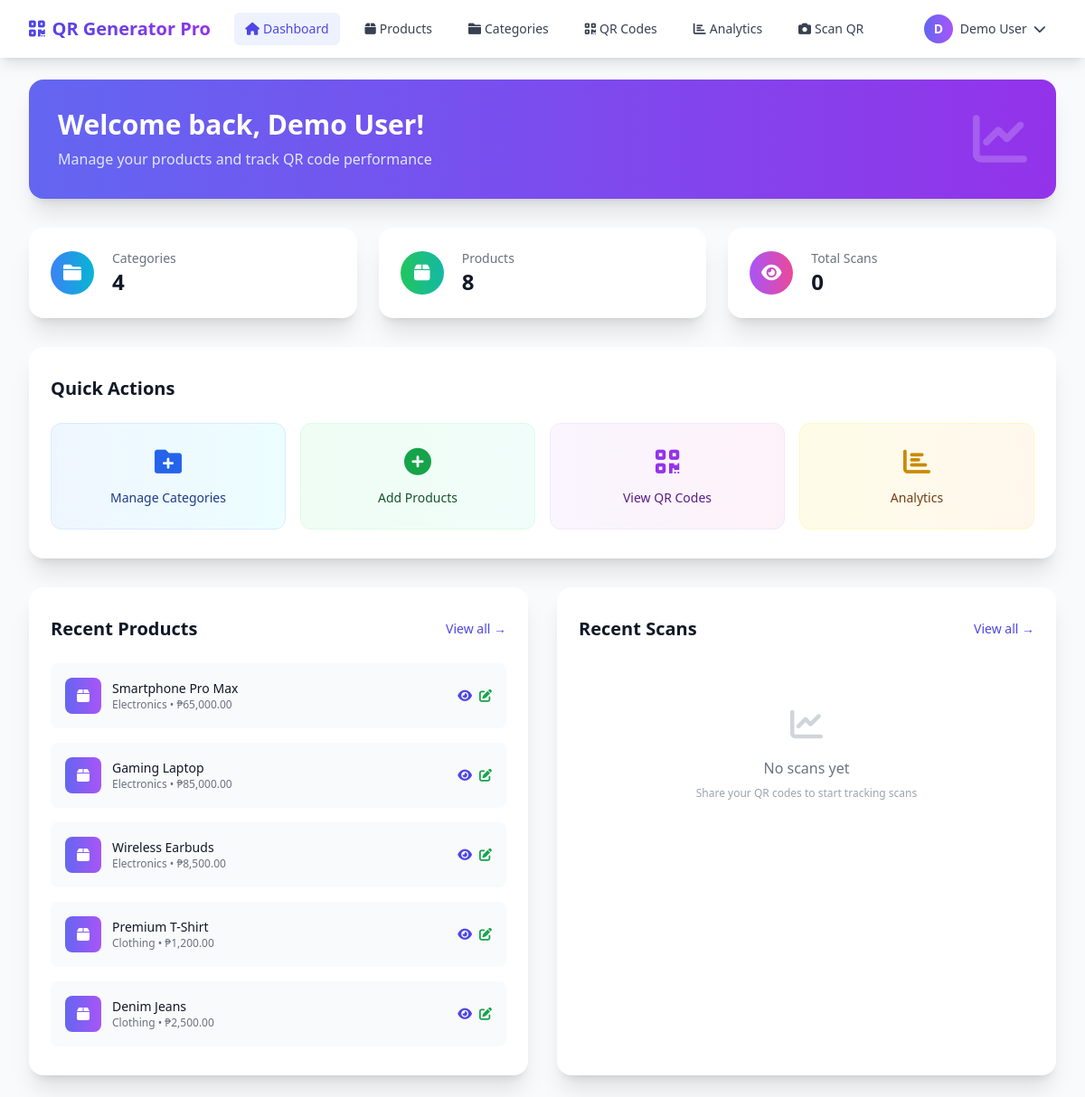
The app's page /dashboard.php (signed in) with its own data.
### tables this page shows
CREATE TABLE products (
    id INT AUTO_INCREMENT PRIMARY KEY,
    user_id INT NOT NULL,
    category_id INT NOT NULL,
    name VARCHAR(200) NOT NULL,
    price DECIMAL(10,2) NOT NULL,
    description TEXT,
    image VARCHAR(255) DEFAULT NULL,
    qr_code_path VARCHAR(255),
    is_active BOOLEAN DEFAULT TRUE,
    created_at TIMESTAMP DEFAULT CURRENT_TIMESTAMP,
    updated_at TIMESTAMP DEFAULT CURRENT_TIMESTAMP ON UPDATE CURRENT_TIMESTAMP,
    FOREIGN KEY (user_id) REFERENCES users(id) ON DELETE CASCADE,
    FOREIGN KEY (category_id) REFERENCES categories(id) ON DELETE CASCADE
);

CREATE TABLE categories (
    id INT AUTO_INCREMENT PRIMARY KEY,
    user_id INT NOT NULL,
    name VARCHAR(100) NOT NULL,
    description TEXT,
    color VARCHAR(7) DEFAULT '#3B82F6',
    created_at TIMESTAMP DEFAULT CURRENT_TIMESTAMP,
    updated_at TIMESTAMP DEFAULT CURRENT_TIMESTAMP ON UPDATE CURRENT_TIMESTAMP,
    FOREIGN KEY (user_id) REFERENCES users(id) ON DELETE CASCADE
);

### includes/functions.php (called while the page is built, shortened)
<?php
function formatPrice($price) {
    return '₱' . number_format($price, 2);
}
?>

### dashboard.php (the view, shortened to what this page needs)
<?php
require_once 'config/session.php';
require_once 'includes/functions.php';
$database = new Database();
$db = $database->getConnection();
$user_id = getUserId();
$stats_query = "SELECT
    (SELECT COUNT(*) FROM categories WHERE user_id = ?) as total_categories,
    (SELECT COUNT(*) FROM products WHERE user_id = ?) as total_products,
    (SELECT COUNT(*) FROM qr_scans qs JOIN products p ON qs.product_id = p.id WHERE p.user_id = ?) as total_scans";
$stats_stmt = $db->prepare($stats_query);
$stats_stmt->execute([$user_id, $user_id, $user_id]);
$stats = $stats_stmt->fetch(PDO::FETCH_ASSOC);
$products_query = "SELECT p.*, c.name as category_name FROM products p
                   LEFT JOIN categories c ON p.category_id = c.id
                   WHERE p.user_id = ? ORDER BY p.created_at DESC LIMIT 5";
$products_stmt = $db->prepare($products_query);
$products_stmt->execute([$user_id]);
$recent_products = $products_stmt->fetchAll(PDO::FETCH_ASSOC);
$scans_query = "SELECT p.name as product_name, qs.scanned_at, qs.ip_address
                FROM qr_scans qs
                JOIN products p ON qs.product_id = p.id
                WHERE p.user_id = ?
                ORDER BY qs.scanned_at DESC LIMIT 5";
$scans_stmt = $db->prepare($scans_query);
$scans_stmt->execute([$user_id]);
$recent_scans = $scans_stmt->fetchAll(PDO::FETCH_ASSOC);
?>
<!DOCTYPE html>
<html lang="en">
<head>
    <script src="https://cdn.tailwindcss.com"></script>
    <link href="https://cdnjs.cloudflare.com/ajax/libs/font-awesome/6.0.0/css/all.min.css" rel="stylesheet">
</head>
<body class="bg-gray-50">
    <?php require_once 'includes/navigation.php'; ?>
    <div class="max-w-7xl mx-auto py-6 sm:px-6 lg:px-8">
        <div class="bg-gradient-to-r from-indigo-500 to-purple-600 rounded-2xl shadow-xl p-8 mb-8 text-white">
            <div class="flex items-center justify-between">
                <div>
                    <h1 class="text-3xl font-bold mb-2">Welcome back, <?php echo htmlspecialchars(getUserName()); ?>!</h1>
                    <p class="text-indigo-100">Manage your products and track QR code performance</p>
                </div>
                <div class="hidden md:block">
                    <i class="fas fa-chart-line text-6xl opacity-20"></i>
                </div>
            </div>
        </div>
        <div class="grid grid-cols-1 md:grid-cols-3 gap-6 mb-8">
            <div class="bg-white overflow-hidden shadow-xl rounded-2xl hover:shadow-2xl transition-shadow">
                <div class="p-6">
                    <div class="flex items-center">
                        <div class="flex-shrink-0">
                            <div class="w-12 h-12 bg-gradient-to-r from-blue-500 to-cyan-500 rounded-full flex items-center justify-center">
                                <i class="fas fa-folder text-xl text-white"></i>
                            </div>
                        </div>
                        <div class="ml-5 w-0 flex-1">
                            <dl>
                                <dt class="text-sm font-medium text-gray-500 truncate">Categories</dt>
                                <dd class="text-2xl font-bold text-gray-900"><?php echo $stats['total_categories']; ?></dd>
                            </dl>
                        </div>
                    </div>
                </div>
            </div>
            <div class="bg-white overflow-hidden shadow-xl rounded-2xl hover:shadow-2xl transition-shadow">
                <div class="p-6">
                    <div class="flex items-center">
                        <div class="flex-shrink-0">
                            <div class="w-12 h-12 bg-gradient-to-r from-green-500 to-teal-500 rounded-full flex items-center justify-center">
                                <i class="fas fa-box text-xl text-white"></i>
                            </div>
                        </div>
                        <div class="ml-5 w-0 flex-1">
                            <dl>
                                <dt class="text-sm font-medium text-gray-500 truncate">Products</dt>
                                <dd class="text-2xl font-bold text-gray-900"><?php echo $stats['total_products']; ?></dd>
                            </dl>
                        </div>
                    </div>
                </div>
            </div>
            <div class="bg-white overflow-hidden shadow-xl rounded-2xl hover:shadow-2xl transition-shadow">
                <div class="p-6">
                    <div class="flex items-center">
                        <div class="flex-shrink-0">
                            <div class="w-12 h-12 bg-gradient-to-r from-purple-500 to-pink-500 rounded-full flex items-center justify-center">
                                <i class="fas fa-eye text-xl text-white"></i>
                            </div>
                        </div>
                        <div class="ml-5 w-0 flex-1">
                            <dl>
                                <dt class="text-sm font-medium text-gray-500 truncate">Total Scans</dt>
                                <dd class="text-2xl font-bold text-gray-900"><?php echo $stats['total_scans']; ?></dd>
                            </dl>
                        </div>
                    </div>
                </div>
            </div>
        </div>
        <div class="bg-white shadow-xl rounded-2xl mb-8">
            <div class="px-6 py-8">
                <h3 class="text-xl font-bold text-gray-900 mb-6">Quick Actions</h3>
                <div class="grid grid-cols-1 md:grid-cols-2 lg:grid-cols-4 gap-4">
                    <a href="categories.php" class="group bg-gradient-to-r from-blue-50 to-cyan-50 hover:from-blue-100 hover:to-cyan-100 p-6 rounded-xl text-center transition-all transform hover:scale-105 border border-blue-100">
                        <i class="fas fa-folder-plus text-3xl text-blue-600 mb-3 group-hover:scale-110 transition-transform"></i>
                        <p class="text-sm font-medium text-blue-900">Manage Categories</p>
                    </a>
                    <a href="products.php" class="group bg-gradient-to-r from-green-50 to-teal-50 hover:from-green-100 hover:to-teal-100 p-6 rounded-xl text-center transition-all transform hover:scale-105 border border-green-100">
                        <i class="fas fa-plus-circle text-3xl text-green-600 mb-3 group-hover:scale-110 transition-transform"></i>
                        <p class="text-sm font-medium text-green-900">Add Products</p>
                    </a>
                    <a href="qr-codes.php" class="group bg-gradient-to-r from-purple-50 to-pink-50 hover:from-purple-100 hover:to-pink-100 p-6 rounded-xl text-center transition-all transform hover:scale-105 border border-purple-100">
                        <i class="fas fa-qrcode text-3xl text-purple-600 mb-3 group-hover:scale-110 transition-transform"></i>
                        <p class="text-sm font-medium text-purple-900">View QR Codes</p>
                    </a>
                    <a href="analytics.php" class="group bg-gradient-to-r from-yellow-50 to-orange-50 hover:from-yellow-100 hover:to-orange-100 p-6 rounded-xl text-center transition-all transform hover:scale-105 border border-yellow-100">
                        <i class="fas fa-chart-bar text-3xl text-yellow-600 mb-3 group-hover:scale-110 transition-transform"></i>
                        <p class="text-sm font-medium text-yellow-900">Analytics</p>
                    </a>
                </div>
            </div>
        </div>
        <div class="grid grid-cols-1 lg:grid-cols-2 gap-8">
            <div class="bg-white shadow-xl rounded-2xl">
                <div class="px-6 py-8">
                    <div class="flex items-center justify-between mb-6">
                        <h3 class="text-xl font-bold text-gray-900">Recent Products</h3>
                        <a href="products.php" class="text-indigo-600 hover:text-indigo-500 text-sm font-medium">View all →</a>
                    </div>
                    <?php if (empty($recent_products)): ?>
                        <div class="text-center py-12">
                            <i class="fas fa-box-open text-4xl text-gray-300 mb-4"></i>
                            <p class="text-gray-500 mb-4">No products yet</p>
                            <a href="products.php" class="inline-flex items-center px-4 py-2 bg-indigo-600 text-white rounded-lg hover:bg-indigo-700 transition-colors">
                                <i class="fas fa-plus mr-2"></i>Create your first product
                            </a>
                        </div>
                    <?php else: ?>
                        <div class="space-y-4">
                            <?php foreach ($recent_products as $product): ?>
                                <div class="flex items-center justify-between p-4 bg-gray-50 rounded-lg hover:bg-gray-100 transition-colors">
                                    <div class="flex items-center">
                                        <div class="w-10 h-10 bg-gradient-to-r from-indigo-500 to-purple-500 rounded-lg flex items-center justify-center mr-3">
                                            <i class="fas fa-box text-white"></i>
                                        </div>
                                        <div>
                                            <p class="text-sm font-medium text-gray-900"><?php echo htmlspecialchars($product['name']); ?></p>
                                            <p class="text-xs text-gray-500"><?php echo htmlspecialchars($product['category_name']); ?> • <?php echo formatPrice($product['price']); ?></p>
                                        </div>
                                    </div>
                                    <div class="flex items-center space-x-2">
                                        <a href="view-product.php?id=<?php echo $product['id']; ?>" class="text-indigo-600 hover:text-indigo-800 text-sm">
                                            <i class="fas fa-eye"></i>
                                        </a>
                                        <a href="edit-product.php?id=<?php echo $product['id']; ?>" class="text-green-600 hover:text-green-800 text-sm">
                                            <i class="fas fa-edit"></i>
                                        </a>
                                    </div>
                                </div>
                            <?php endforeach; ?>
                        </div>
                    <?php endif; ?>
                </div>
            </div>
            <div class="bg-white shadow-xl rounded-2xl">
                <div class="px-6 py-8">
                    <div class="flex items-center justify-between mb-6">
                        <h3 class="text-xl font-bold text-gray-900">Recent Scans</h3>
                        <a href="analytics.php" class="text-indigo-600 hover:text-indigo-500 text-sm font-medium">View all →</a>
                    </div>
                    <?php if (empty($recent_scans)): ?>
                        <div class="text-center py-12">
                            <i class="fas fa-chart-line text-4xl text-gray-300 mb-4"></i>
                            <p class="text-gray-500">No scans yet</p>
                            <p class="text-xs text-gray-400 mt-2">Share your QR codes to start tracking scans</p>
                        </div>
                    <?php endif; ?>
                </div>
            </div>
        </div>
    </div>
</body>
</html>

### records on screen
products: name "Smartphone Pro Max", category.name "Electronics", price "₱65,000.00"
products: name "Gaming Laptop", category.name "Electronics", price "₱85,000.00"
products: name "Wireless Earbuds", category.name "Electronics", price "₱8,500.00"
products: name "Premium T-Shirt", category.name "Clothing", price "₱1,200.00"
products: name "Denim Jeans", category.name "Clothing", price "₱2,500.00"

### other values on screen
$item['label'] "Dashboard"
$item['label'] "Products"
$item['label'] "Categories"
$item['label'] "QR Codes"
$item['label'] "Analytics"
$item['label'] "Scan QR"
$initials "D"
$user_name "Demo User"
getUserName() "Demo User"
$stats['total_categories'] "4"
$stats['total_products'] "8"
$stats['total_scans'] "0"
